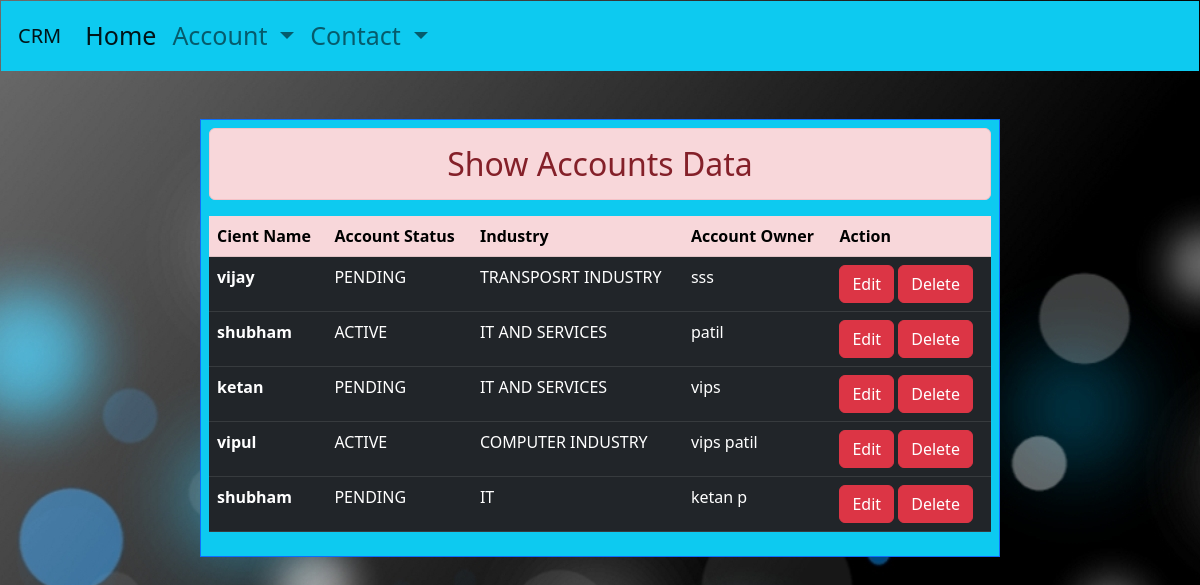
The page /list/ on the database as committed earlier.
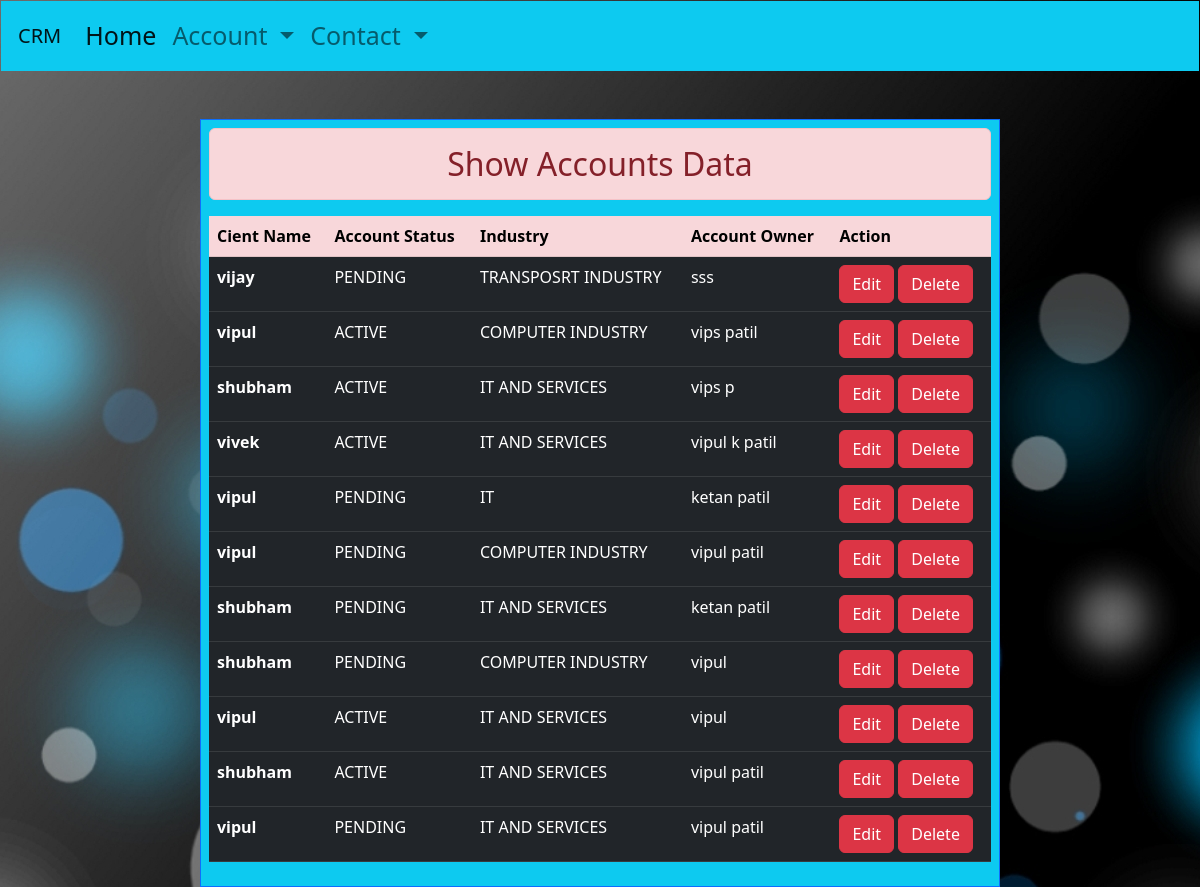
The same page on the database as committed later.
### myapp/models.py (models this page shows, shortened)
class Accounts(models.Model):
    client_name=models.CharField(max_length=100)
    account_status=models.ForeignKey(Account_status,on_delete=models.CASCADE)
    industry=models.ForeignKey(Industry,on_delete=models.CASCADE)
    account_owner=models.CharField(max_length=90)

class Account_status(models.Model):
    account_name=models.CharField(max_length=100)
    def __str__(self):
        return self.account_name

class Industry(models.Model):
    industry_name=models.CharField(max_length=100)
    def __str__(self):
        return self.industry_name

### myapp/views.py (the view)
# urls.py: path('list/',views.account_list,name='list'),
def account_list(request):
        context = Accounts.objects.all()
        return render(request,'myapp/accountlist.html',{'con':context})

### myapp/templates/myapp/accountlist.html (shortened to what this page needs)
{% extends "myapp/base.html" %}
{% load crispy_forms_tags %}
{% block content %}
<div class="col-md-8 offset-md-2 border border-primary p-2 mt-5 bg-info">
    <h2 class="text-center alert alert-danger">Show Accounts Data </h2>
    {% if con %}
    <table class="table table-dark table-hover">
            <thead class="table-danger">
              <tr>
                <th scope="col">Cient Name</th>
                <th scope="col">Account Status</th>
                <th scope="col">Industry</th>
                <th scope="col">Account Owner</th>
                <th scope="col">Action</th>
              </tr>
            </thead>
            <tbody>
                {% for data in con %}
              <tr>
                <th scope="row">{{data.client_name}}</th>
                <td>{{data.account_status}}</td>
                <td>{{data.industry}}</td>
                <td>{{data.account_owner}}</td>
                <td>
                  <a href="{% url 'Aupdate' data.id %}" class="btn btn-danger  p-0.4  ">Edit</a>
                    <form action="{% url 'delete' data.id %}" method="POST" class="d-inline">
                        <input type="submit"class="btn btn-danger" value="Delete">
                      </form>
                      </td>
            </tr>
              {% endfor %}
            </tbody>
      </table>
    {% else %}
<h4 class="text-center alert alert-danger">no record</h4>
    {% endif %}
</div>
{% endblock content %}

### myapp/templates/myapp/base.html (shortened to what this page needs)
<!DOCTYPE html>
{% load static %}
<html lang="en">
<head>
    <link rel="stylesheet" href="	https://cdn.jsdelivr.net/npm/bootstrap@5.2.3/dist/css/bootstrap.min.css">
    <link rel="stylesheet" href="https://cdn.jsdelivr.net/npm/@fortawesome/fontawesome-free@6.2.1/css/fontawesome.min.css">
    <link rel="stylesheet" href="	https://cdn.jsdelivr.net/npm/bootstrap@5.2.3/dist/js/bootstrap.bundle.min.js">
    <link rel="stylesheet" href="{% static 'myapp/css/style.css' %}">
</head>
<body id="b1">
 <nav class="navbar navbar-expand-lg bg-info  " >
        <div class="container-fluid">
            <a class="navbar-brand text-lg" href="{% url 'home' %}">CRM</a>
          <div class="collapse navbar-collapse" id="navbarNavDropdown">
            <ul class="navbar-nav ">
              <li class="nav-item ">
                <a class="nav-link active" aria-current="page" href="{% url 'home' %}">Home</a>
              </li>
              <li class="nav-item dropdown">
                <a class="nav-link dropdown-toggle" href="#" role="button" data-bs-toggle="dropdown" aria-expanded="false">
                  Account
                </a>
              </li>
              <li class="nav-item dropdown">
                <a class="nav-link dropdown-toggle" href="#" role="button" data-bs-toggle="dropdown" aria-expanded="false">
                  Contact
                </a>
              </li>
            </ul>
          </div>
        </div>
      </nav>
      {% block content %}{% endblock content %}
</body>
</html>

### myapp/static/myapp/css/style.css (style rules this page uses)
body { background-color:cadetblue; }
.navbar { font-size: 25px; margin: 1px; padding: 5px; height:70px; }
#b1 { background:url("/myapp/static/myapp/images/358473.jpg"); }

Rows that differ between the two databases and show on the page:
removed Accounts: client_name "shubham", account_status "ACTIVE", industry "IT AND SERVICES", account_owner "patil"
removed Accounts: client_name "ketan", account_status "PENDING", industry "IT AND SERVICES", account_owner "vips"
removed Accounts: client_name "shubham", account_status "PENDING", industry "IT", account_owner "ketan p"
added Accounts: client_name "shubham", account_status "ACTIVE", industry "IT AND SERVICES", account_owner "vips p"
added Accounts: client_name "vivek", account_status "ACTIVE", industry "IT AND SERVICES", account_owner "vipul k patil"
added Accounts: client_name "vipul", account_status "PENDING", industry "IT", account_owner "ketan patil"
added Accounts: client_name "vipul", account_status "PENDING", industry "COMPUTER INDUSTRY", account_owner "vipul patil"
added Accounts: client_name "shubham", account_status "PENDING", industry "IT AND SERVICES", account_owner "ketan patil"
added Accounts: client_name "shubham", account_status "PENDING", industry "COMPUTER INDUSTRY", account_owner "vipul"
added Accounts: client_name "vipul", account_status "ACTIVE", industry "IT AND SERVICES", account_owner "vipul"
added Accounts: client_name "shubham", account_status "ACTIVE", industry "IT AND SERVICES", account_owner "vipul patil"
added Accounts: client_name "vipul", account_status "PENDING", industry "IT AND SERVICES", account_owner "vipul patil"
